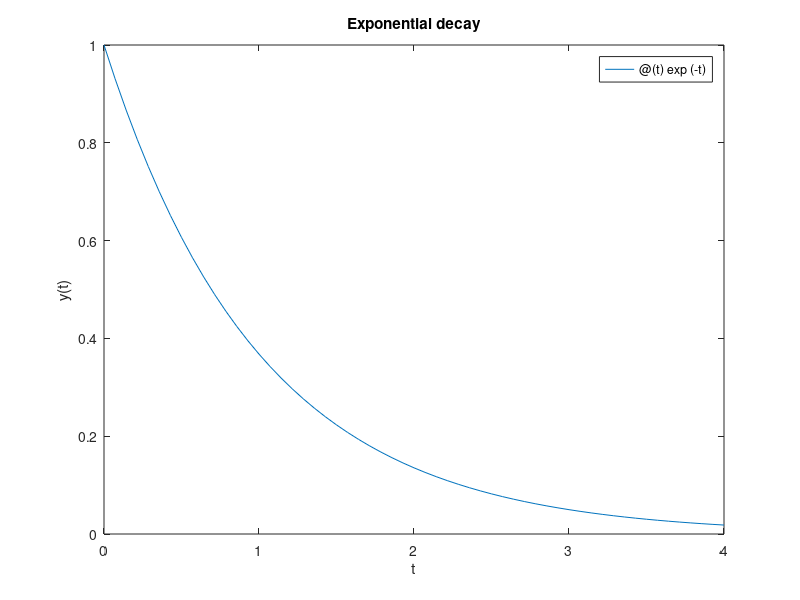

Write the MATLAB code that produced this figure. (Note: this script raises an error after producing the figure.)

      close all
      
	    y = @(t) exp(-t);
	    fplot(y,[0,4])
	    xlabel('t'), ylabel('y(t)')
	    title('Exponential decay')
	  
      if length(get(0,'children')) > 0
        set(gcf,'paperpos',[0 0 5 2.75])
        print -dsvg fo_intro_const_decay.svg
      end
      
      